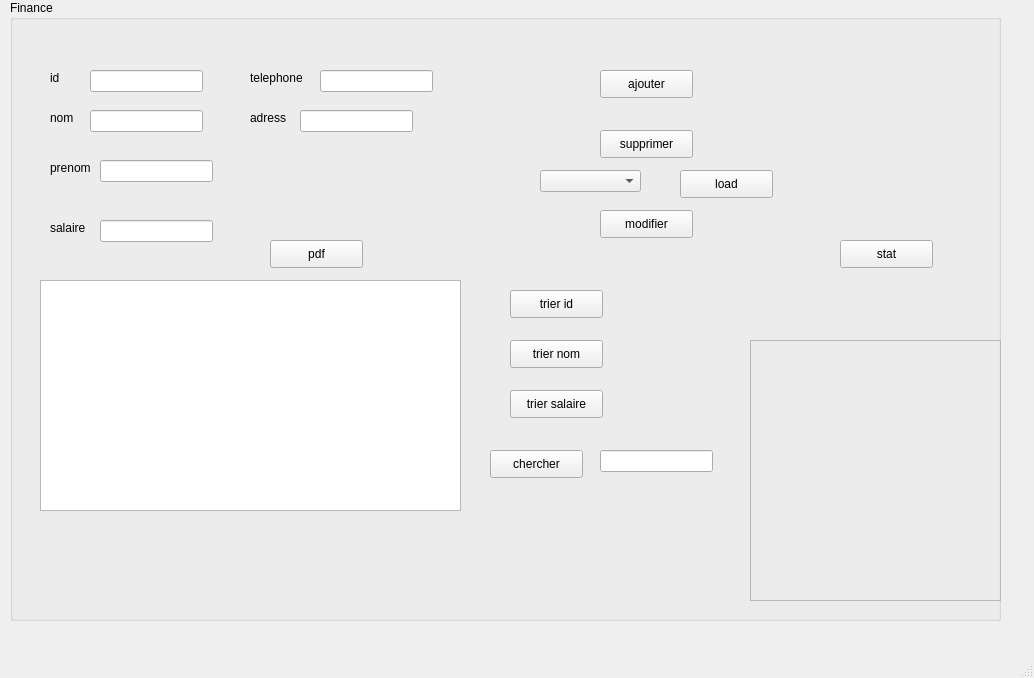
<?xml version="1.0" encoding="UTF-8"?>
<ui version="4.0">
 <class>MainWindow</class>
 <widget class="QMainWindow" name="MainWindow">
  <property name="geometry">
   <rect>
    <x>0</x>
    <y>0</y>
    <width>1034</width>
    <height>678</height>
   </rect>
  </property>
  <property name="windowTitle">
   <string>MainWindow</string>
  </property>
  <widget class="QWidget" name="centralwidget">
   <widget class="QGroupBox" name="groupBox">
    <property name="geometry">
     <rect>
      <x>10</x>
      <y>0</y>
      <width>991</width>
      <height>621</height>
     </rect>
    </property>
    <property name="title">
     <string>Finance</string>
    </property>
    <widget class="QLabel" name="label">
     <property name="geometry">
      <rect>
       <x>40</x>
       <y>70</y>
       <width>56</width>
       <height>16</height>
      </rect>
     </property>
     <property name="text">
      <string>id</string>
     </property>
    </widget>
    <widget class="QLabel" name="label_2">
     <property name="geometry">
      <rect>
       <x>40</x>
       <y>110</y>
       <width>56</width>
       <height>16</height>
      </rect>
     </property>
     <property name="text">
      <string>nom</string>
     </property>
    </widget>
    <widget class="QLabel" name="label_3">
     <property name="geometry">
      <rect>
       <x>40</x>
       <y>160</y>
       <width>56</width>
       <height>16</height>
      </rect>
     </property>
     <property name="text">
      <string>prenom</string>
     </property>
    </widget>
    <widget class="QLabel" name="label_4">
     <property name="geometry">
      <rect>
       <x>40</x>
       <y>220</y>
       <width>56</width>
       <height>16</height>
      </rect>
     </property>
     <property name="text">
      <string>salaire</string>
     </property>
    </widget>
    <widget class="QLabel" name="label_5">
     <property name="geometry">
      <rect>
       <x>240</x>
       <y>70</y>
       <width>56</width>
       <height>16</height>
      </rect>
     </property>
     <property name="text">
      <string>telephone</string>
     </property>
    </widget>
    <widget class="QLabel" name="label_6">
     <property name="geometry">
      <rect>
       <x>240</x>
       <y>110</y>
       <width>56</width>
       <height>16</height>
      </rect>
     </property>
     <property name="text">
      <string>adress</string>
     </property>
    </widget>
    <widget class="QLineEdit" name="id_lineEdit">
     <property name="geometry">
      <rect>
       <x>80</x>
       <y>70</y>
       <width>113</width>
       <height>22</height>
      </rect>
     </property>
    </widget>
    <widget class="QLineEdit" name="nom_lineEdit_2">
     <property name="geometry">
      <rect>
       <x>80</x>
       <y>110</y>
       <width>113</width>
       <height>22</height>
      </rect>
     </property>
    </widget>
    <widget class="QLineEdit" name="prenom_lineEdit_3">
     <property name="geometry">
      <rect>
       <x>90</x>
       <y>160</y>
       <width>113</width>
       <height>22</height>
      </rect>
     </property>
    </widget>
    <widget class="QLineEdit" name="salaire_lineEdit_4">
     <property name="geometry">
      <rect>
       <x>90</x>
       <y>220</y>
       <width>113</width>
       <height>22</height>
      </rect>
     </property>
    </widget>
    <widget class="QLineEdit" name="tele_lineEdit_5">
     <property name="geometry">
      <rect>
       <x>310</x>
       <y>70</y>
       <width>113</width>
       <height>22</height>
      </rect>
     </property>
    </widget>
    <widget class="QLineEdit" name="adress_lineEdit_6">
     <property name="geometry">
      <rect>
       <x>290</x>
       <y>110</y>
       <width>113</width>
       <height>22</height>
      </rect>
     </property>
    </widget>
    <widget class="QTableView" name="tableView">
     <property name="geometry">
      <rect>
       <x>30</x>
       <y>280</y>
       <width>421</width>
       <height>231</height>
      </rect>
     </property>
    </widget>
    <widget class="QPushButton" name="pushButton">
     <property name="geometry">
      <rect>
       <x>590</x>
       <y>70</y>
       <width>93</width>
       <height>28</height>
      </rect>
     </property>
     <property name="text">
      <string>ajouter</string>
     </property>
    </widget>
    <widget class="QPushButton" name="pushButton_2">
     <property name="geometry">
      <rect>
       <x>590</x>
       <y>130</y>
       <width>93</width>
       <height>28</height>
      </rect>
     </property>
     <property name="text">
      <string>supprimer</string>
     </property>
    </widget>
    <widget class="QPushButton" name="pushButton_3">
     <property name="geometry">
      <rect>
       <x>590</x>
       <y>210</y>
       <width>93</width>
       <height>28</height>
      </rect>
     </property>
     <property name="text">
      <string>modifier</string>
     </property>
    </widget>
    <widget class="QPushButton" name="load_pushButton_4">
     <property name="geometry">
      <rect>
       <x>670</x>
       <y>170</y>
       <width>93</width>
       <height>28</height>
      </rect>
     </property>
     <property name="text">
      <string>load</string>
     </property>
    </widget>
    <widget class="QComboBox" name="comboBox">
     <property name="geometry">
      <rect>
       <x>530</x>
       <y>170</y>
       <width>101</width>
       <height>22</height>
      </rect>
     </property>
    </widget>
    <widget class="QPushButton" name="trier_id_pt">
     <property name="geometry">
      <rect>
       <x>500</x>
       <y>290</y>
       <width>93</width>
       <height>28</height>
      </rect>
     </property>
     <property name="text">
      <string>trier id</string>
     </property>
    </widget>
    <widget class="QPushButton" name="trier_nom">
     <property name="geometry">
      <rect>
       <x>500</x>
       <y>340</y>
       <width>93</width>
       <height>28</height>
      </rect>
     </property>
     <property name="text">
      <string>trier nom</string>
     </property>
    </widget>
    <widget class="QPushButton" name="trier_prenom">
     <property name="geometry">
      <rect>
       <x>500</x>
       <y>390</y>
       <width>93</width>
       <height>28</height>
      </rect>
     </property>
     <property name="text">
      <string>trier salaire</string>
     </property>
    </widget>
    <widget class="QPushButton" name="pt_rechercher">
     <property name="geometry">
      <rect>
       <x>480</x>
       <y>450</y>
       <width>93</width>
       <height>28</height>
      </rect>
     </property>
     <property name="text">
      <string>chercher</string>
     </property>
    </widget>
    <widget class="QLineEdit" name="rech">
     <property name="geometry">
      <rect>
       <x>590</x>
       <y>450</y>
       <width>113</width>
       <height>22</height>
      </rect>
     </property>
    </widget>
    <widget class="QPushButton" name="pdf_pt">
     <property name="geometry">
      <rect>
       <x>260</x>
       <y>240</y>
       <width>93</width>
       <height>28</height>
      </rect>
     </property>
     <property name="text">
      <string>pdf</string>
     </property>
    </widget>
    <widget class="QFrame" name="frame">
     <property name="geometry">
      <rect>
       <x>740</x>
       <y>340</y>
       <width>251</width>
       <height>261</height>
      </rect>
     </property>
     <property name="frameShape">
      <enum>QFrame::StyledPanel</enum>
     </property>
     <property name="frameShadow">
      <enum>QFrame::Raised</enum>
     </property>
    </widget>
    <widget class="QPushButton" name="stat_pt">
     <property name="geometry">
      <rect>
       <x>830</x>
       <y>240</y>
       <width>93</width>
       <height>28</height>
      </rect>
     </property>
     <property name="text">
      <string>stat</string>
     </property>
    </widget>
   </widget>
  </widget>
  <widget class="QMenuBar" name="menubar">
   <property name="geometry">
    <rect>
     <x>0</x>
     <y>0</y>
     <width>1034</width>
     <height>26</height>
    </rect>
   </property>
  </widget>
  <widget class="QStatusBar" name="statusbar"/>
 </widget>
 <resources/>
 <connections/>
</ui>
